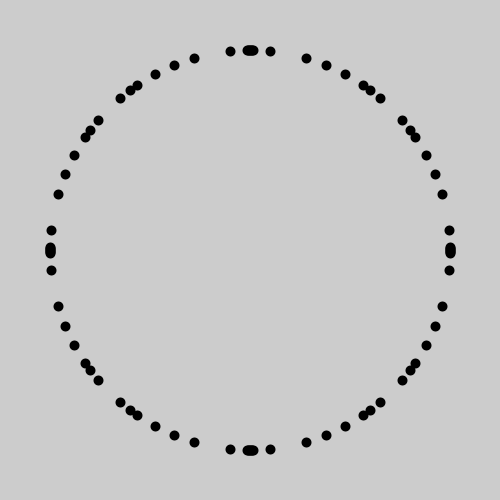
Frame 1 (no input)
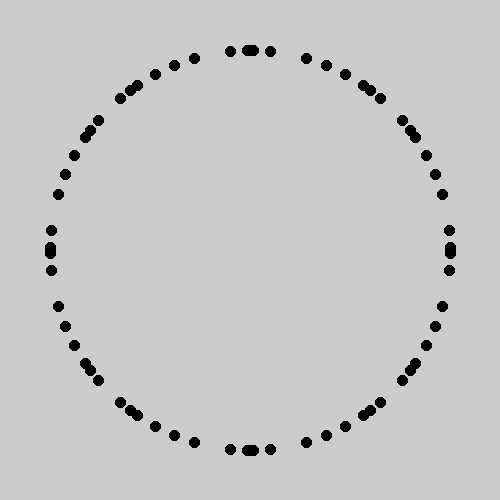
Frame 60 (the mouse pressed at the canvas centre just before this capture)
Frame 120 (the mouse held since frame 60 and released just before this capture): identical to frame 60, image omitted

The Processing sketch that drew these frames (run headless with seeded random() and noise(); from frame 60 on, the mouse is pressed at the canvas centre):

// Processing sketch: implicitCurves
// ── implicitCurves.pde
void setup() {
  size(500,500);
}

void draw() {
  translate(width/2,height/2);
  strokeWeight(10);
  for(int x=-width; x<width; x++) {
    for(int y=-height; y<height; y++) {
      float z = x*x + y*y;
      if(abs(z - 200*200) < 10) {
        point(x,y);
      }
    }
  }
}
